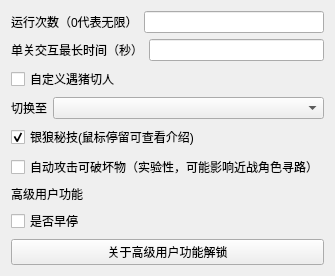
<?xml version="1.0" encoding="UTF-8"?>
<ui version="4.0">
 <class>RuntimeSettings</class>
 <widget class="QWidget" name="RuntimeSettings">
  <layout class="QVBoxLayout" name="RuntimeSettings_layout">
   <item>
    <layout class="QHBoxLayout" name="horizontalLayout_25">
     <item>
      <widget class="QLabel" name="label_24">
       <property name="text">
        <string>运行次数（0代表无限）</string>
       </property>
      </widget>
     </item>
     <item>
      <widget class="QLineEdit" name="Iron_blood_max_run_input" />
     </item>
    </layout>
   </item>
   <item>
    <layout class="QHBoxLayout" name="horizontalLayout_interact_time">
     <item>
      <widget class="QLabel" name="label_interact_time">
       <property name="text">
        <string>单关交互最长时间（秒）</string>
       </property>
      </widget>
     </item>
     <item>
      <widget class="QLineEdit" name="Iron_blood_interact_time_input" />
     </item>
    </layout>
   </item>
   <item>
    <widget class="QCheckBox" name="pig_switch_2_role">
     <property name="text">
      <string>自定义遇猪切人</string>
     </property>
    </widget>
   </item>
   <item>
    <layout class="QFormLayout" name="formLayout_silver_wolf_switch">
     <item row="0" column="0">
      <widget class="QLabel" name="label_silver_wolf_switch">
       <property name="text">
        <string>切换至</string>
       </property>
      </widget>
     </item>
     <item row="0" column="1">
      <widget class="QComboBox" name="silver_wolf_switch_combo">
       <property name="toolTip">
        <string>若银狼位于非一号位，战斗扑满信标区域无秘技点时也会切换至所选位置抓扑满</string>
       </property>
      </widget>
     </item>
    </layout>
   </item>
   <item>
    <widget class="QCheckBox" name="silver_wolf_enable">
     <property name="text">
      <string>银狼秘技(鼠标停留可查看介绍)</string>
     </property>
     <property name="toolTip">
      <string>位于一号位时，切换至银狼并启用秘技,若开启遇猪切人会切换至所选位置(一号位银狼不建议开启自定义遇猪切人)
位于非一号位且位于首领、精英、事件、奖励、事件虫群与携带祝福扑满的战斗区域时，切换至银狼并启用秘技</string>
     </property>
     <property name="checked">
      <bool>true</bool>
     </property>
    </widget>
   </item>
   <item>
    <widget class="QCheckBox" name="auto_attack_breakable">
     <property name="text">
      <string>自动攻击可破坏物（实验性，可能影响近战角色寻路）</string>
     </property>
    </widget>
   </item>
   <item>
    <widget class="QLabel" name="advanced_label">
     <property name="text">
      <string>高级用户功能</string>
     </property>
    </widget>
   </item>
   <item>
    <widget class="QCheckBox" name="early_stop_checkbox">
     <property name="text">
      <string>是否早停</string>
     </property>
    </widget>
   </item>
   <item>
    <widget class="QPushButton" name="Aboutupdatelock">
     <property name="text">
      <string>关于高级用户功能解锁</string>
     </property>
    </widget>
   </item>
  </layout>
 </widget>
 <resources />
 <connections />
</ui>
